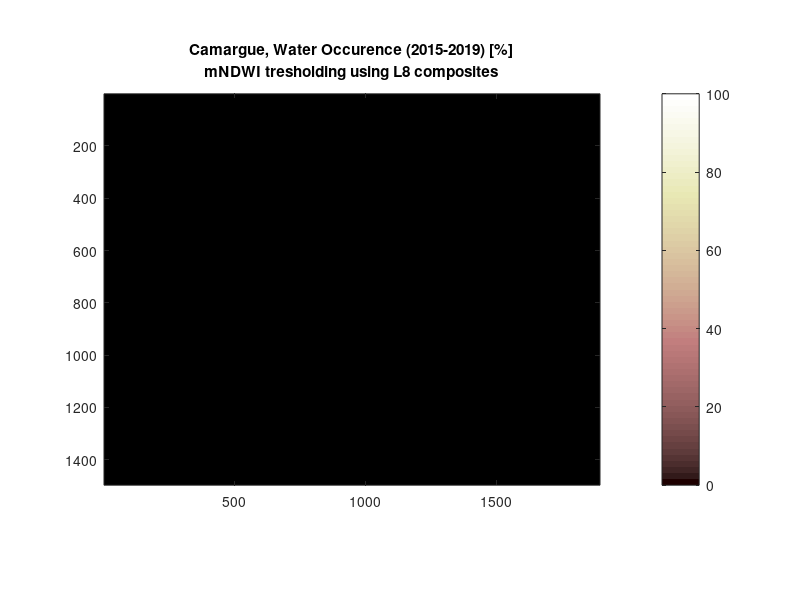

Reproduce this figure in MATLAB. (Note: this script raises an error after producing the figure.)
%% Create water abundance and minimal/maximal extent maps from optical indices:
% M.Brechbühler, GEO441

% define your working directory
DataDir = 'S:\course\geo441\stud\B_Camargue\indices\FR_L8_composite_filt_mNDWI_crop\';
sfx='tif';

cd(DataDir);
files = dir(fullfile('.', ['FR_L8_*.' sfx])); % list available images

% set size of images
m = 1497;
n = 1897;

%set reference system for GEOTIFF exports
coordRefSysCode = 32631;

%init abundance map
count = zeros(m, n);
flag = zeros(m, n);
nanval = -32767;

%init min/max map
minExt = ones(m, n);
maxExt = zeros(m, n);

for fn = 1:length(files)
    fprintf(1, '(%s-%d) Now reading %s\n', 'NDWI', fn, files(fn).name);
    filename = files(fn).name;
    [A,R] = geotiffread(filename);
    watermask = A>3870;
    count = count + double(watermask); %Threshold from Acharya et al. 2018
    flag = (flag + (A==nanval));
    maxExt(watermask==1)=1;
    minExt(watermask==0)=0;
end
% calculate percentage
occurence = ones(m, n)*length(files);
occurence = occurence - flag;
percentage = double(count./occurence)*100;

% rescale to get 100% over permanent water (e.g. open sea)
%percentage(percentage >= 89.66) = 89.66;
%scaled_percentage = rescale(percentage,0,100);
%show image

imagesc(percentage)
colormap(pink)
colorbar
caxis([0 100])
%xlim([500 2800])
%ylim([2000 3450])
set(gca,'DataAspectRatio',[1 1 1])
title({'Camargue, Water Occurence (2015-2019) [%]'; 'mNDWI tresholding using L8 composites'})
%%
% write files
geotiffwrite('L8_watermask_abundance.tif', percentage, R, 'CoordRefSysCode', coordRefSysCode);
%geotiffwrite('L8_watermask_max.tif', maxExt==1, R, 'CoordRefSysCode', coordRefSysCode);
%geotiffwrite('L8_watermask_min.tif', minExt==1, R, 'CoordRefSysCode', coordRefSysCode);
